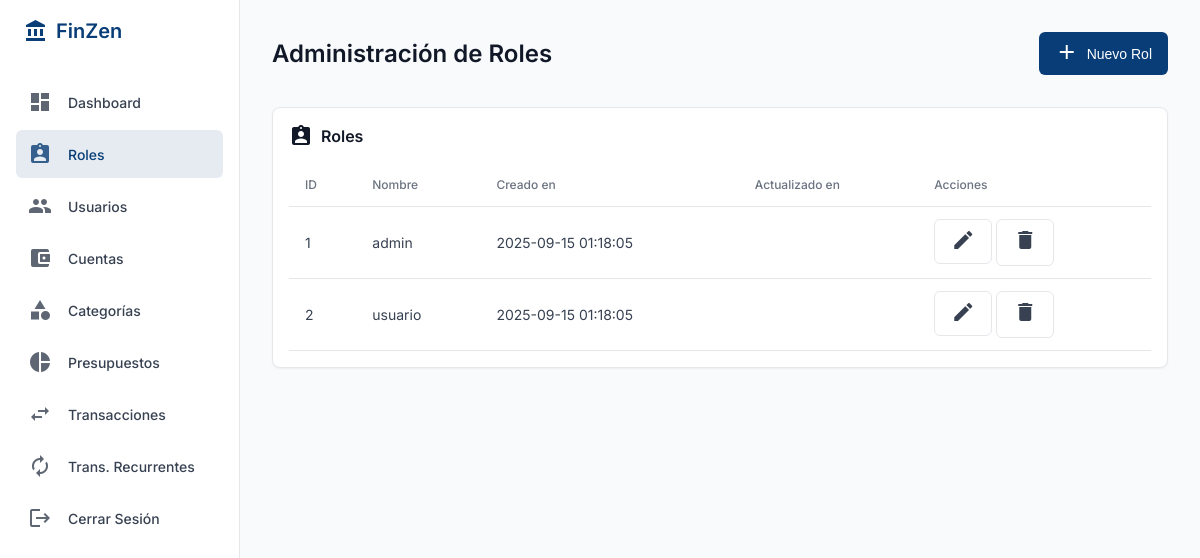
Page /admin/roles.php on the committed database.
### tables this page shows
CREATE TABLE `roles` (
  `id` tinyint(3) UNSIGNED NOT NULL,
  `nombre` varchar(20) NOT NULL COMMENT 'admin|usuario',
  `creado_en` timestamp NOT NULL DEFAULT current_timestamp(),
  `actualizado_en` timestamp NULL DEFAULT NULL ON UPDATE current_timestamp()
);

### admin/roles.php (the view, shortened to what this page needs)
<?php
$servername = "localhost";
$username = "root";
$password = "";
$dbname = "finzen";
try {
    $conn = new PDO(
        "mysql:host=$servername;dbname=$dbname",
        $username,
        $password
    );
    $conn->setAttribute(PDO::ATTR_ERRMODE, PDO::ERRMODE_EXCEPTION);
} catch (PDOException $e) {
    die("Conexión fallida: " . $e->getMessage());
}
try {
    $stmt = $conn->prepare("SELECT * FROM roles");
    $stmt->execute();
    $roles = $stmt->fetchAll(PDO::FETCH_ASSOC);
} catch (PDOException $e) {
    handleError("Error al obtener roles: " . $e->getMessage());
}
?>
<!DOCTYPE html>
<html lang="es">
<head>
</head>
<body>
    <div class="container">
        <div class="sidebar">
            <div class="logo">
                <i class="material-icons">account_balance</i>
                <span>FinZen</span>
            </div>
            <nav>
                <a href="index.php" class="menu-item">
                    <i class="material-icons">dashboard</i>
                    <span>Dashboard</span>
                </a>
                <a href="#" class="menu-item active">
                    <i class="material-icons">assignment_ind</i>
                    <span>Roles</span>
                </a>
                <a href="usuarios.php" class="menu-item">
                    <i class="material-icons">people</i>
                    <span>Usuarios</span>
                </a>
                <a href="cuentas.php" class="menu-item">
                    <i class="material-icons">account_balance_wallet</i>
                    <span>Cuentas</span>
                </a>
                <a href="categorias.php" class="menu-item">
                    <i class="material-icons">category</i>
                    <span>Categorías</span>
                </a>
                <a href="presupuestos.php" class="menu-item">
                    <i class="material-icons">pie_chart</i>
                    <span>Presupuestos</span>
                </a>
                <a href="transacciones.php" class="menu-item">
                    <i class="material-icons">swap_horiz</i>
                    <span>Transacciones</span>
                </a>
                <a href="transacciones-recurrentes.php" class="menu-item">
                    <i class="material-icons">autorenew</i>
                    <span>Trans. Recurrentes</span>
                </a>
                <a href="../auth/logout.php" class="menu-item">
                    <i class="material-icons">logout</i>
                    <span>Cerrar Sesión</span>
                </a>
            </nav>
        </div>
        <div class="main-content">
            <header class="header">
                <h1 class="page-title">Administración de Roles</h1>
                <button class="btn btn-primary modal-button" data-target="addRoleModal">
                    <span class="icon"><i class="material-icons">add</i></span>
                    <span>Nuevo Rol</span>
                </button>
            </header>
            <div class="card">
                <div class="card-header">
                    <h2 class="card-title">
                        <i class="material-icons">assignment_ind</i>
                        <span>Roles</span>
                    </h2>
                </div>
                <div class="card-content">
                    <table class="table">
                        <thead>
                            <tr>
                                <th>ID</th>
                                <th>Nombre</th>
                                <th>Creado en</th>
                                <th>Actualizado en</th>
                                <th>Acciones</th>
                            </tr>
                        </thead>
                        <tbody>
                            <?php foreach ($roles as $rol): ?>
                            <tr>
                                <td><?php echo htmlspecialchars($rol["id"]); ?></td>
                                <td><?php echo htmlspecialchars($rol["nombre"]); ?></td>
                                <td><?php echo htmlspecialchars($rol["creado_en"]); ?></td>
                                <td><?php echo htmlspecialchars($rol["actualizado_en"]); ?></td>
                                <td>
                                    <button class="btn btn-outlined btn-action" data-target="editRoleModal" data-id="<?php echo $rol["id"]; ?>" data-nombre="<?php echo htmlspecialchars($rol["nombre"]); ?>">
                                        <span class="icon"><i class="material-icons">edit</i></span>
                                    </button>
                                    <a href="?delete=<?php echo $rol["id"]; ?>" class="btn btn-outlined btn-action" onclick="return confirm('¿Estás seguro de eliminar este rol?')">
                                        <span class="icon"><i class="material-icons">delete</i></span>
                                    </a>
                                </td>
                            </tr>
                            <?php endforeach; ?>
                        </tbody>
                    </table>
                </div>
            </div>
        </div>
    </div>
</body>
</html>

### admin/roles.php (style rules this page uses)
:root { --primary: #083D77; --secondary: #10b981; --error: #ef4444; --background: #f9fafb; --surface: #ffffff; --on-surface: #111827; --on-background: #374151; --border: #e5e7eb; --border-radius: 8px; --spacing: 1rem; --shadow-sm: 0 1px 2px 0 rgba(0, 0, 0, 0.05); }
* { box-sizing: border-box; margin: 0; padding: 0; }
body { font-family: 'Inter', sans-serif; background-color: var(--background); color: var(--on-background); line-height: 1.5; -webkit-font-smoothing: antialiased; }
.container { display: grid; grid-template-columns: 240px 1fr; min-height: 100vh; }
.sidebar { background-color: var(--surface); border-right: 1px solid var(--border); padding: var(--spacing); position: fixed; height: 100vh; width: 240px; }
.logo { font-size: 1.25rem; font-weight: 600; margin-bottom: 2rem; display: flex; align-items: center; color: var(--primary); padding: 0 0.5rem; }
.logo i { margin-right: 0.5rem; }
.menu-item { display: flex; align-items: center; padding: 0.75rem; margin-bottom: 0.25rem; border-radius: 6px; text-decoration: none; color: var(--on-background); font-size: 0.875rem; font-weight: 500; }
.menu-item i { margin-right: 1rem; opacity: 0.8; }
.menu-item.active { background-color: rgba(8, 61, 119, 0.1); color: var(--primary); }
.main-content { grid-column: 2; padding: 2rem; }
.header { display: flex; justify-content: space-between; align-items: center; margin-bottom: 2rem; }
.page-title { font-size: 1.5rem; font-weight: 600; color: var(--on-surface); }
.btn { display: inline-flex; align-items: center; padding: 0.5rem 1rem; border-radius: 6px; text-decoration: none; font-weight: 500; cursor: pointer; border: none; font-size: 0.875rem; gap: 0.5rem; }
.btn-primary { background-color: var(--primary); color: white; }
.btn-outlined { background-color: transparent; border: 1px solid var(--border); color: var(--on-background); }
.card { background-color: var(--surface); border-radius: var(--border-radius); border: 1px solid var(--border); padding: var(--spacing); margin-bottom: var(--spacing); box-shadow: var(--shadow-sm); }
.card-header { display: flex; justify-content: space-between; align-items: center; margin-bottom: var(--spacing); }
.card-title { font-size: 1rem; font-weight: 600; display: flex; align-items: center; color: var(--on-surface); gap: 0.5rem; }
.table { width: 100%; border-collapse: collapse; font-size: 0.875rem; }
.table th, .table td { padding: 0.75rem 1rem; text-align: left; border-bottom: 1px solid var(--border); }
.table th { font-weight: 500; color: #6b7280; font-size: 0.75rem; }

### rows in the picture
roles: id "1", nombre "admin", creado_en "2025-09-15 01:18:05"
roles: id "2", nombre "usuario", creado_en "2025-09-15 01:18:05"
